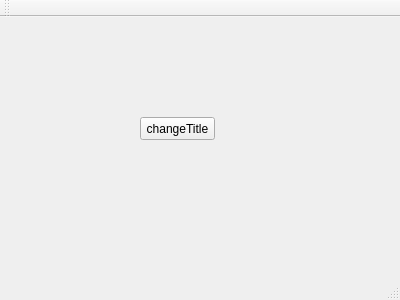
<?xml version="1.0" encoding="UTF-8"?>
<ui version="4.0">
 <class>MainWindow</class>
 <widget class="QMainWindow" name="MainWindow">
  <property name="geometry">
   <rect>
    <x>0</x>
    <y>0</y>
    <width>400</width>
    <height>300</height>
   </rect>
  </property>
  <property name="windowTitle">
   <string>MainWindow</string>
  </property>
  <widget class="QWidget" name="centralWidget">
   <widget class="QPushButton" name="pushButtonChangeTitle">
    <property name="geometry">
     <rect>
      <x>140</x>
      <y>100</y>
      <width>75</width>
      <height>23</height>
     </rect>
    </property>
    <property name="text">
     <string>changeTitle</string>
    </property>
   </widget>
  </widget>
  <widget class="QMenuBar" name="menuBar">
   <property name="geometry">
    <rect>
     <x>0</x>
     <y>0</y>
     <width>400</width>
     <height>23</height>
    </rect>
   </property>
  </widget>
  <widget class="QToolBar" name="mainToolBar">
   <attribute name="toolBarArea">
    <enum>TopToolBarArea</enum>
   </attribute>
   <attribute name="toolBarBreak">
    <bool>false</bool>
   </attribute>
  </widget>
  <widget class="QStatusBar" name="statusBar"/>
 </widget>
 <layoutdefault spacing="6" margin="11"/>
 <resources/>
 <connections>
  <connection>
   <sender>pushButtonChangeTitle</sender>
   <signal>clicked()</signal>
   <receiver>MainWindow</receiver>
   <slot>close()</slot>
   <hints>
    <hint type="sourcelabel">
     <x>172</x>
     <y>148</y>
    </hint>
    <hint type="destinationlabel">
     <x>296</x>
     <y>201</y>
    </hint>
   </hints>
  </connection>
 </connections>
</ui>
